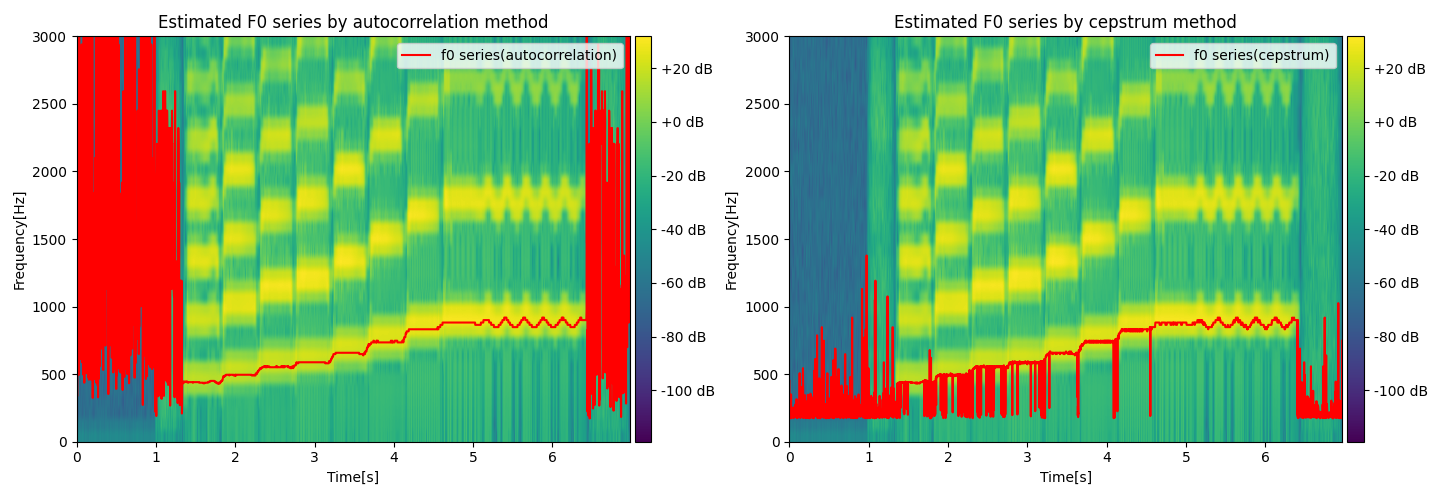

Here is the Python script that generated this plot:
#!/usr/bin/env python
# -*- coding: utf-8 -*-

"""Estimate f0 frequency."""

import argparse

import matplotlib.pyplot as plt
import numpy as np
import soundfile as sf

import autocorrelation as auto
import cepstrum as c
import spec as s


def main():
    """Estimate f0 frequency."""
    parser = argparse.ArgumentParser(description="This program estimates f0 frequency.")
    parser.add_argument("path", help="the path to the audio file")
    parser.add_argument(
        "-f", "--framesize", help="the size of window", default=512, type=int
    )
    parser.add_argument(
        "-o", "--overlap", help="the rate of overlap", default=0.8, type=float
    )
    parser.add_argument(
        "-y",
        "--ylim",
        help="upper limit of y-axis for the graph",
        default=3000,
        type=int,
    )
    parser.add_argument(
        "-t",
        "--tap",
        help="the number of taps on lifter",
        default=51,
        type=int,
    )
    args = parser.parse_args()

    sound_file = args.path
    # Window size
    framesize = args.framesize
    # Rate of overlap
    overlap = args.overlap
    # Taps of lifter
    tap = args.tap
    # Upper limit of y-axis.
    y_limit = args.ylim
    # Get waveform and sampling rate from the audio file
    data, samplerate = sf.read(sound_file)
    # Calculate the playback time of the input waveform
    time = len(data) / samplerate

    # Estimate f0 by two different methods.
    ac = auto.f_0autocor(data, samplerate, overlap, framesize)
    cep = c.f_0cep(data, tap, overlap, framesize, samplerate)

    # Plot f0 series with spectrogram.
    fig = plt.figure(figsize=(15, 5))
    ax1 = fig.add_subplot(1, 2, 1)
    ax2 = fig.add_subplot(1, 2, 2)

    s.draw_spectrogram(
        data,
        ax=ax1,
        framesize=framesize,
        time=time,
        y_limit=y_limit,
        overlap=overlap,
        samplerate=samplerate,
    )
    step = int(framesize * (1 - overlap))
    t = np.arange(0, int(len(data) / step) * step, step) / samplerate
    ax1.plot(t, ac, color="red", label="f0 series(autocorrelation)")
    ax1.set_title("Estimated F0 series by autocorrelation method")
    ax1.legend(loc="upper right")

    s.draw_spectrogram(
        data,
        ax=ax2,
        framesize=framesize,
        time=time,
        y_limit=y_limit,
        overlap=overlap,
        samplerate=samplerate,
    )
    ax2.plot(t, cep, color="red", label="f0 series(cepstrum)")
    ax2.set_title("Estimated F0 series by cepstrum method")
    ax2.legend(loc="upper right")
    fig.savefig("f0_estimation.png")
    plt.tight_layout()
    plt.show()
    plt.close()


if "__main__" == __name__:
    main()
